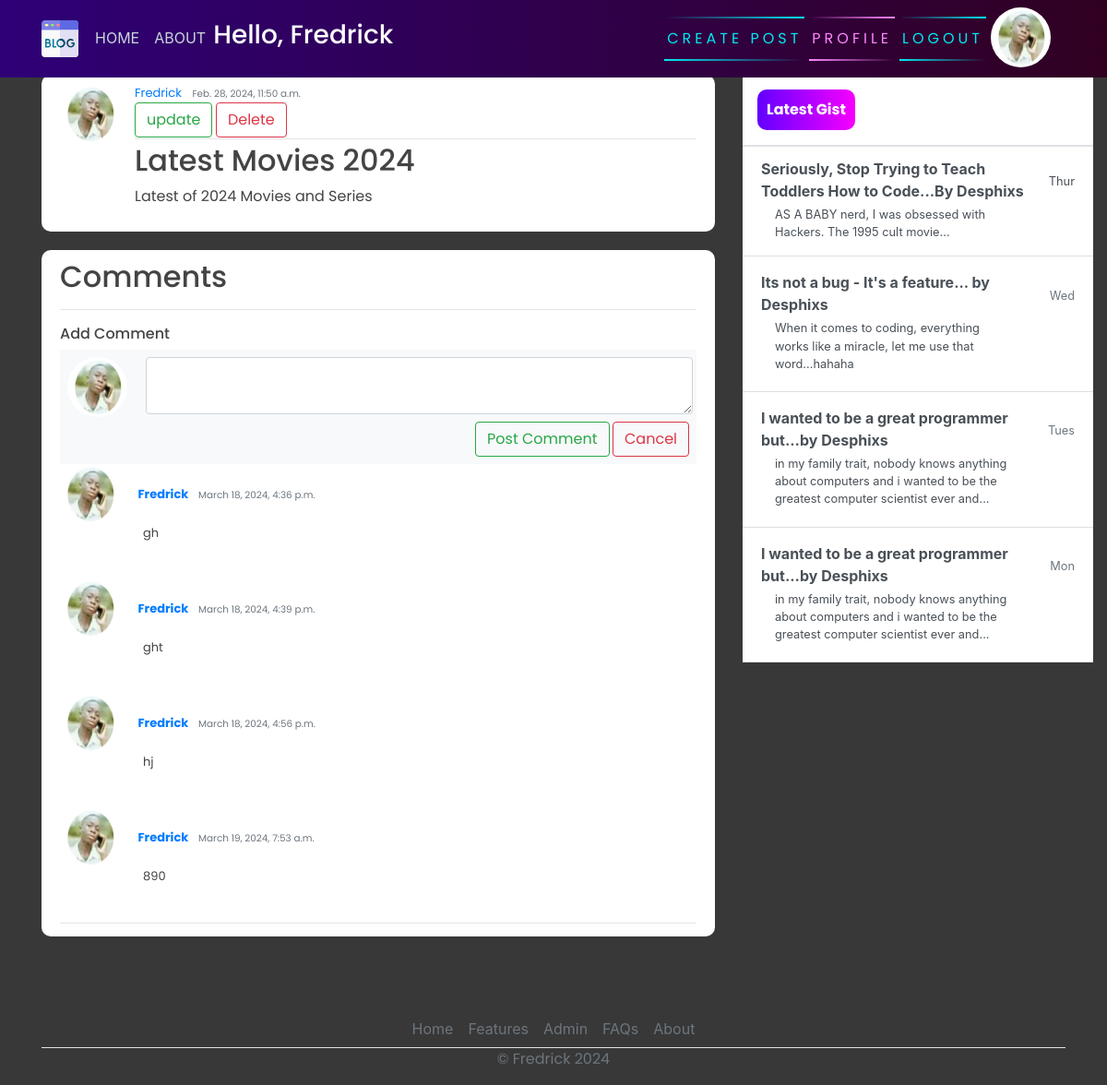
Page /post/11/ (signed in) on the committed database.
### users/models.py (models this page shows, shortened)
class Profile(models.Model):
    user = models.OneToOneField(User, on_delete=models.CASCADE)
    image = models.ImageField(default='default.jpg', upload_to='profile_pics')

### blog/models.py (models this page shows, shortened)
class Post(models.Model):
    title = models.CharField(max_length=200)
    content = models.TextField()
    date_posted = models.DateTimeField(default=timezone.now)
    author = models.ForeignKey(User, on_delete=models.CASCADE)

class Comment(models.Model):
    post = models.ForeignKey(Post, on_delete=models.CASCADE, related_name='comments')
    author = models.ForeignKey(User, on_delete=models.CASCADE)
    content = models.TextField()
    date_posted  = models.DateTimeField(auto_now_add=True)

### blog/views.py (the view)
# urls.py: path('post/<int:pk>/',PostDetailView.as_view(), name="blog-detail"),
class PostDetailView(LoginRequiredMixin,DetailView):
	model = Post

### blog/templates/blog/post_detail.html (shortened to what this page needs)
{% extends 'blog/base.html' %}
{% block content %}
  <article class="media content-section">
    <img class="rounded-circle article-img" src="{{ object.author.profile.image.url }}" alt="">
    <div class="media-body">
      <div class="article-metadata">
        <a class="mr-2" href="#">{{ object.author }}</a>
        <small class="text-muted">{{ object.date_posted }}</small>
        {% if object.author == user%}
          <div>
            <a  class="btn btn-outline-success" href="{% url 'blog-update' object.id %}">update</a>
           <a  class="btn btn-outline-danger" href="{% url 'blog-delete' object.id %}">Delete</a>
          </div>
        {% endif %}
      </div>
      <h2><a class="article-title" href="">{{ object.title }}</a></h2>
      <p class="article-content">{{ object.content }}</p>
    </div>
    <br>
  </article>
{% endblock content %}
{% block comment %}
  <article class="media content-section">
    <div class="media-body">
      <div class="article-metadata">
        <h2> Comments</h2>
        <hr>
         <h6>Add Comment</h6>
          <div class="bg-light p-2">
            <div class="d-flex flex-row align-items-start">
              <img class="rounded-circle article-img" src="{{request.user.profile.image.url }}" alt="">
              <form action="{% url 'add_comment' pk=post.pk %}" method="post" style="width:100%;">
                <textarea class="form-control ml-1 shadow-none textarea" name="content"></textarea>
                <div class="mt-2 text-right">
                  <input class="btn btn-outline-success"  type="submit" value="Post Comment" ></input>
                 <a href="{% url 'post_detail' pk=post.pk %}" class="btn btn-outline-danger">Cancel</a>
                </div>
              </form>
            </div>
          </div>
          {% for comment in post.comments.all %}
            <div class="comment">
              <img class="rounded-circle article-img" src="{{ comment.author.profile.image.url }}" alt="">
              <strong>
                <a class="mr-2" href="#">{{ comment.author }}</a>
                <small class="text-muted">{{ comment.date_posted }}</small>
              </strong>
              <p class="article-content" style="margin-left: 90px;">{{ comment.content }}</p>
            </div>
            <br>
          {% endfor %}
      </div>
    </div>
  </article>
{% endblock %}
{% block Gist %}
  <div class="d-flex flex-column align-items-stretch flex-shrink-0 bg-white" style="width: 380px;" style="padding-top: 120px;">
    <a id="list-group" style="text-decoration: none;" href="" class="d-flex align-items-center flex-shrink-0 p-3 link-dark text-decoration-none border-bottom">
      <span class="fs-5 fw-semibold" id="gist-btn">Latest Gist</span>
    </a>
    <div class="list-group list-group-flush border-bottom scrollarea">
      <a href="#" class="list-group-item list-group-item-action  lh-tight" aria-current="true">
        <div class="d-flex w-100 align-items-center justify-content-between">
          <strong class="mb-1">Seriously, Stop Trying to Teach Toddlers How to Code...By Desphixs
        </strong>
          <small>Thur</small>
        </div>
        <div class="col-10 mb-1 small">AS A BABY nerd, I was obsessed with Hackers. The 1995 cult movie... </div>
      </a>
      <a href="#" class="list-group-item list-group-item-action py-3 lh-tight">
        <div class="d-flex w-100 align-items-center justify-content-between">
          <strong class="mb-1">Its not a bug - It's a feature... by Desphixs</strong>
          <small class="text-muted">Wed</small>
        </div>
        <div class="col-10 mb-1 small">When it comes to coding, everything works like a miracle, let me use that word...hahaha</div>
      </a>
      <a href="#" class="list-group-item list-group-item-action py-3 lh-tight">
        <div class="d-flex w-100 align-items-center justify-content-between">
          <strong class="mb-1">I wanted to be a great programmer but...by Desphixs</strong>
          <small class="text-muted">Tues</small>
        </div>
        <div class="col-10 mb-1 small">in my family trait, nobody knows anything about computers and i wanted to be the greatest computer scientist ever and...</div>
      </a>
       <a href="#" class="list-group-item list-group-item-action py-3 lh-tight">
        <div class="d-flex w-100 align-items-center justify-content-between">
          <strong class="mb-1">I wanted to be a great programmer but...by Desphixs</strong>
          <small class="text-muted">Mon</small>
        </div>
        <div class="col-10 mb-1 small">in my family trait, nobody knows anything about computers and i wanted to be the greatest computer scientist ever and...</div>
      </a>
    </div>
  </div>
{% endblock %}

### blog/templates/blog/base.html (shortened to what this page needs)
{% load static %}
<!DOCTYPE html>
<html>
<head>
    <link rel="stylesheet" href="https://maxcdn.bootstrapcdn.com/bootstrap/4.0.0/css/bootstrap.min.css">
    <link rel="stylesheet" href="{% static 'blog/main.css' %}">
</head>
<body>
    <header class="site-header">
      <nav class="navbar navbar-expand-md navbar-dark bg-steel fixed-top">
        <div class="container">
          <div class="collapse navbar-collapse" id="navbarToggle">
            <div class="navbar-nav mr-auto">
                {% if user.is_authenticated %}
              <a class="nav-item nav-link" href="{% url 'blog-home' %}">HOME</a>
              <a class="nav-item nav-link" href="{% url 'blog-about' %}">ABOUT</a>
               <div class="user-info">
                  <h3 id="user-greeting" style="color: white; display: flex;">Hello, {{request.user}}</h3>
                </div>
            </div>
            <div class="navbar-nav">
              <a href="{% url 'blog-new' %}" id="auth-links">
                <span></span>
                <span></span>
                Create Post
              </a>
              <a href="{% url 'profile' %}" id="auth-links">
                <span></span>
                <span></span>
                Profile
              </a>
              <a href="{% url 'logout' %}" id="auth-links">
                <span></span>
                <span></span>
                Logout
              </a>
                <img class="rounded-circle article-img" src="{{request.user.profile.image.url }}" alt="">
                {% endif %}
            </div>
          </div>
        </div>
      </nav>
    </header>
    <main role="main" class="container">
      <div class="row">
          <div class="col-md-8">
          </div>
        <div class="col-md-8">
           {% block content %}{% endblock %}
           {%block comment%}{% endblock %}
        </div>
        <div class="col-md-4">
          <div class="content-sectionw">
            {% block Gist %}{% endblock %}
          </div>
        </div>
      </div>
        <footer class="" >
          <ul class="nav justify-content-center border-bottom"  style="margin-top: 60px;">
            <li class="nav-item"><a href="{% url 'blog-home' %}" class="nav-link px-2 text-muted">Home</a></li>
            <li class="nav-item"><a href="#" class="nav-link px-2 text-muted">Features</a></li>
            <li class="nav-item"><a href="admin/" class="nav-link px-2 text-muted">Admin</a></li>
            <li class="nav-item"><a href="#" class="nav-link px-2 text-muted">FAQs</a></li>
            <li class="nav-item"><a href="{% url 'blog-about' %}" class="nav-link px-2 text-muted">About</a></li>
          </ul>
          <p class="text-center text-muted">&copy; Fredrick 2024</p>
        </footer>
    </main>
</body>
</html>

### blog/static/blog/main.css (style rules this page uses)
body { background-color: rgb(56, 56, 56); margin-top: 5rem; background-size: contain; background-repeat: no-repeat; }
h1, h2, h3, h4, h5, h6, p { color: #444444; font-family: 'Poppins', sans-serif; }
ul { margin: 0; }
.bg-steel { background: linear-gradient(270deg, rgb(49, 0, 33) 0%, rgb(46, 0, 119) 100%); }
.site-header .navbar-nav .nav-link { color: #cbd5db; }
.content-section { background: #ffffff; padding: 10px 20px; border-radius: 10px; margin-bottom: 20px; }
.article-title { color: #444444; }
.article-content { white-space: pre-line; }
.article-img { height: 65px; width: 65px; margin-right: 16px; }
.article-metadata { font-family: 'Poppins', sans-serif; padding-bottom: 1px; margin-bottom: 4px; font-size: 13px; border-bottom: 1px solid #e3e3e3 }
svg { width: 50px; height: 50px; }
#auth-links { font-family: 'Poppins', sans-serif; position: relative; display: inline-block; padding: 12px 3px; margin: 10px 0; color: #03e9f4; text-decoration: none; text-transform: uppercase; transition: 0.5s; letter-spacing: 4px; overflow: hidden; margin-right: 5px; }
#auth-links:nth-child(2) { filter: hue-rotate(110deg); }
#auth-links span { position: absolute; display: block; }
#auth-links span:nth-child(1) { top: 0; left: 0; width: 100%; height: 2px; background: linear-gradient(90deg,transparent,#03e9f4); animation: animate1 1s linear infinite; }
#auth-links span:nth-child(3) { bottom: 0; right: 0; width: 100%; height: 2px; background: linear-gradient(270deg,transparent,#03e9f4); animation: animate3 1s linear infinite; animation-delay: 0.50s; }
#gist-btn { color: black; background: linear-gradient(270deg, rgb(247, 0, 255) 0%, rgb(98, 0, 255) 100%); padding: 10px; color: white; font-family: 'Poppins', sans-serif; font-weight: bold; border-radius: 10px; }
.comment { margin-bottom: 20px; }

### rows in the picture
Post: author.profile.image (picture), author "Fredrick", date_posted "Feb. 28, 2024, 11:50 a.m.", title "Latest Movies 2024", content "Latest of 2024 Movies and Series"
Comment: author.profile.image (picture), author "Fredrick", date_posted "March 18, 2024, 4:36 p.m.", content "gh"
Comment: author.profile.image (picture), author "Fredrick", date_posted "March 18, 2024, 4:39 p.m.", content "ght"
Comment: author.profile.image (picture), author "Fredrick", date_posted "March 18, 2024, 4:56 p.m.", content "hj"
Comment: author.profile.image (picture), author "Fredrick", date_posted "March 19, 2024, 7:53 a.m.", content "890"

### other values in the picture
{{ request.user }} "Fredrick"
